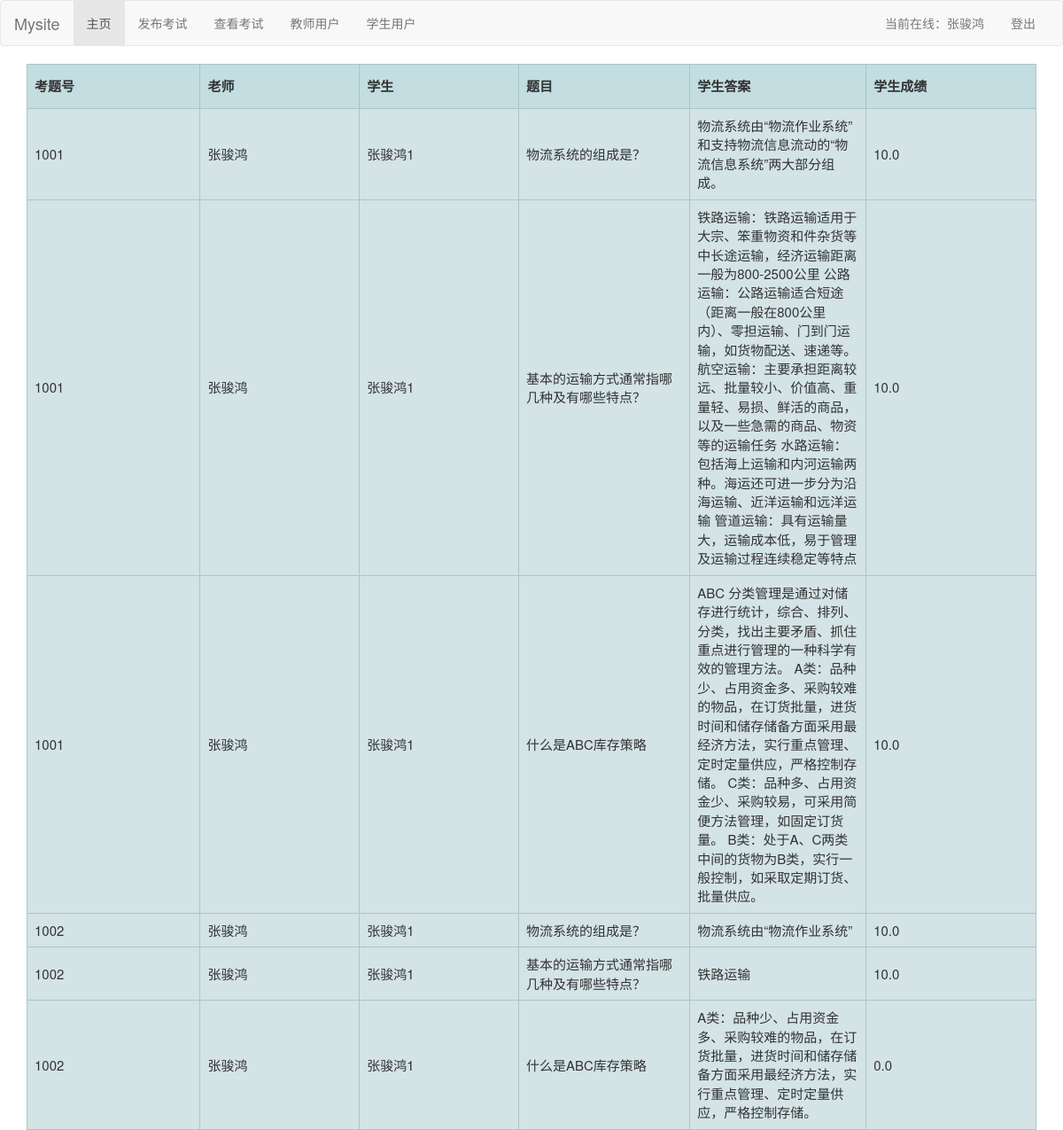
The app's page /table/ (signed in) with its own data.
### word/models.py (models this page shows, shortened)
class Teacher(models.Model):
    text_order = models.IntegerField()
    name = models.CharField(max_length=128)
    number = models.IntegerField()
    text = models.CharField(max_length=1000)
    answer = models.CharField(max_length=1000)
    keyword = models.CharField(max_length=1000)
    test_number = models.IntegerField()
    num = models.IntegerField()
    subject = models.CharField(max_length=128)
    class Meta1:
        ordering = ["name"]
        verbose_name = "教师"
        verbose_name_plural = "教师"

class Student(models.Model):
    name = models.CharField(max_length=128)
    answer = models.CharField(max_length=1000)
    text_order = models.IntegerField()
    test_number = models.IntegerField()
    grade = models.FloatField()
    num = models.IntegerField()
    class Meta2:
        ordering = ["name", "text_order"]
        verbose_name = "学生"
        verbose_name_plural = "学生"

### word/views.py (the view)
# urls.py: path('table/', views.table),
def table(request):
    if request.method == 'GET':
        test_number = []
        teacher_text = []
        teacher_name = []
        student_name = []
        student_answer = []
        student_grade = []
        word_test = []
        teacher_count = models.TeacherUser.objects.values_list('Teacher_number').count()
        teacher_all = models.TeacherUser.objects.values_list('Teacher_number', flat=True)
        student_count = models.User.objects.all().values_list('name').count()
        student_all = models.User.objects.values_list('name', flat=True)
        for i in range(teacher_count):
            teacher_number = teacher_all[i]
            teacher_words = models.Teacher.objects.filter(number=teacher_number)
            for y in range(student_count):
                student_test = student_all[y]
                student_words = models.Student.objects.filter(name=student_test)
                word_count = models.Student.objects.filter(name=student_test).count()
                for x in range(word_count):
                    word_test.append(student_words[x].test_number)
                    teacher_text.append(teacher_words[x].text)
                    teacher_name.append(teacher_words[x].name)
                    student_name.append(student_words[x].name)
                    student_answer.append(student_words[x].answer)
                    student_grade.append(student_words[x].grade)
        result_all = zip(word_test, teacher_name, student_name, teacher_text, student_answer, student_grade)
        return render(request, 'table.html', locals())
    return render(request, 'table.html', locals())

### templates/table.html (shortened to what this page needs)
{% extends 'test_admin.html' %}
{% load staticfiles %}
{% block css %} <link href="{% static 'css/table.css' %}" rel="stylesheet"/> {% endblock %}
{% block content %}
    <div class="container">
          <table class="hovertable">
            <tr>
                <th>考题号</th><th>老师</th><th>学生</th><th>题目</th><th>学生答案</th><th>学生成绩</th>
            </tr>
              {% for word_test,teacher_name,student_name,teacher_text,student_answer,student_grade in result_all %}
                  <tr onmouseover="this.style.backgroundColor='#ffff66';" onmouseout="this.style.backgroundColor='#d4e3e5';">
                      <td>{{ word_test }}</td>
                      <td>{{ teacher_name }}</td>
                      <td>{{ student_name }}</td>
                      <td>{{ teacher_text }}</td>
                      <td>{{ student_answer }}</td>
                      <td>{{ student_grade }}</td>
                  </tr>
              {% endfor %}
        </table>
    </div>
{% endblock %}

### static/css/table.css (style rules this page uses)
table.hovertable { font-size:15px; color:#333333; border-width: 1px; border-color: #999999; border-collapse: collapse; }
table.hovertable th { background-color:#c3dde0; border-width: 1px; height: 50px; width: 1000px; padding: 8px; border-style: solid; border-color: #a9c6c9; }
table.hovertable tr { background-color:#d4e3e5; width: 1000px; }
table.hovertable td { border-width: 1px; width: 1000px; padding: 8px; border-style: solid; border-color: #a9c6c9; }

### records on screen
Teacher: result_all "张骏鸿", result_all "物流系统的组成是？"
Student: result_all "张骏鸿1", result_all "物流系统由“物流作业系统”和支持物流信息流动的“物流信息系统”两大部分组成。", result_all "10.0"
Teacher: result_all "张骏鸿", result_all "基本的运输方式通常指哪几种及有哪些特点？"
Student: result_all "张骏鸿1", result_all "铁路运输：铁路运输适用于大宗、笨重物资和件杂货等中长途运输，经济运输距离一般为800-2500公里 公路运输：公路运输适合短途（距离一般在800公里内）、零担运输、门到门运输，如货物配送、速递等。 航空运输：主要承担距离较远、批量较小、价值高、重量轻、易损、鲜活的商品，以及一些急需的商品、物资等的运输任务 水路运输：包括海上运输和内河运输两种。海运还可进一步分为沿海运输、近洋运输和远洋运输 管道运输：具有运输量大，运输成本低，易于管理及运输过程连续稳定等特点", result_all "10.0"
Teacher: result_all "张骏鸿", result_all "什么是ABC库存策略"
Student: result_all "张骏鸿1", result_all "ABC 分类管理是通过对储存进行统计，综合、排列、分类，找出主要矛盾、抓住重点进行管理的一种科学有效的管理方法。 A类：品种少、占用资金多、采购较难的物品，在订货批量，进货时间和储存储备方面采用最经济方法，实行重点管理、定时定量供应，严格控制存储。 C类：品种多、占用资金少、采购较易，可采用简便方法管理，如固定订货量。 B类：处于A、C两类中间的货物为B类，实行一般控制，如采取定期订货、批量供应。", result_all "10.0"
Teacher: result_all "张骏鸿", result_all "物流系统的组成是？"
Student: result_all "张骏鸿1", result_all "物流系统由“物流作业系统”", result_all "10.0"
Teacher: result_all "张骏鸿", result_all "基本的运输方式通常指哪几种及有哪些特点？"
Student: result_all "张骏鸿1", result_all "铁路运输", result_all "10.0"
Teacher: result_all "张骏鸿", result_all "什么是ABC库存策略"
Student: result_all "张骏鸿1", result_all "A类：品种少、占用资金多、采购较难的物品，在订货批量，进货时间和储存储备方面采用最经济方法，实行重点管理、定时定量供应，严格控制存储。", result_all "0.0"

### other values on screen
{{ request.session.user_name }} "张骏鸿"
{{ word_test }} "1001" "1001" "1001" "1002" "1002" "1002"
